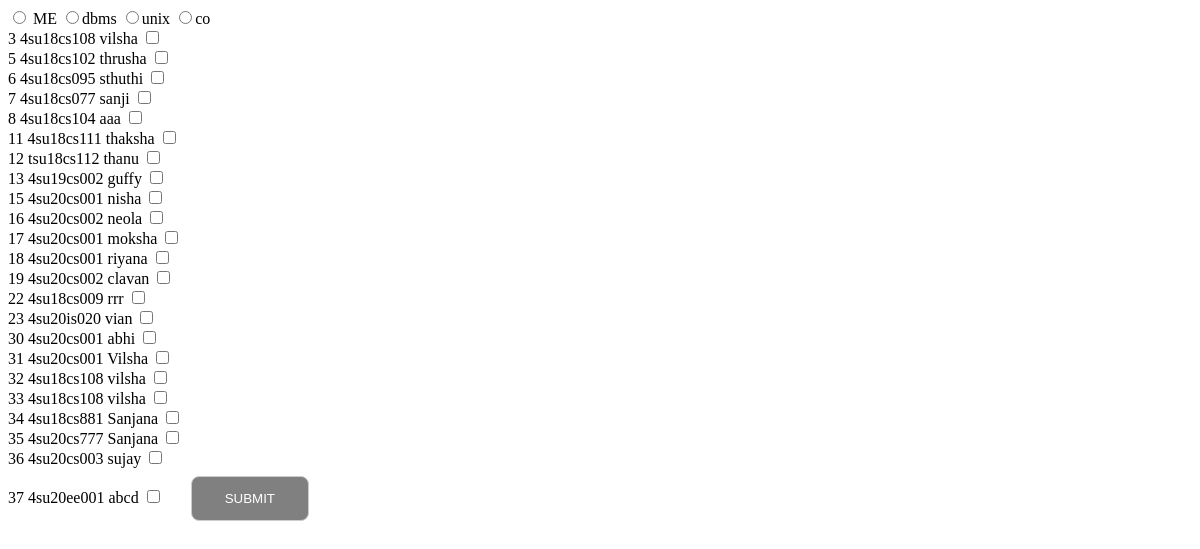
Screenshot of /Mark_attend.php with the database file from the repository.
### tables this page shows
CREATE TABLE `student` (
  `sid` int(10) NOT NULL,
  `usn` varchar(10) NOT NULL,
  `sname` varchar(20) NOT NULL,
  `sem` int(10) NOT NULL,
  `branch` varchar(10) NOT NULL,
  `phone` bigint(10) NOT NULL,
  `email` varchar(30) NOT NULL,
  `spassword` varchar(20) NOT NULL
);

### Mark_attend.php (the view, shortened to what this page needs)
<!DOCTYPE html>
<html lang="en">
<html>
<head>
</head>
<body>
<form action="insertatt.php" method="get">
<input type="radio" name="subject" value="me"> ME
<input type="radio" name="subject" value="dbms">dbms
<input type="radio" name="subject" value="unix">unix
<input type="radio" name="subject" value="co">co
<?php
$con=mysqli_connect("localhost","root","","application");
mysqli_select_db($con,"application") or die("cannot connect to the database");
$query="select * from student ";
$run=mysqli_query($con,$query);
while ($row=mysqli_fetch_array($run))
{
$sid=$row[0];
$usn=$row[1];
$sname=$row[2];
echo "<tr>
<br><td>".$sid."</td>
<td>".$usn."</td>
<td>".$sname."</td>
<td>
<input type='checkbox' name='attendence[]' value='$sid'></td>
</tr>";
}
?>
&nbsp&nbsp&nbsp&nbsp&nbsp&nbsp<input type="submit" name="submit" value="SUBMIT"  /> </br>
</form>
</body>
</html>

### Mark_attend.php (style rules this page uses)
body { background : url("bank27.jpg"); background-repeat:no-repeat; background-size: 100%; }
input[type=submit] { position:left; width: 10%; background-color: grey; color: white; padding: 14px 20px; margin: 8px 0; border: none; border: 1px solid #ccc; border-radius: 8px; cursor: pointer; }

### rows the page displays
student: sid "3", usn "4su18cs108", sname "vilsha"
student: sid "5", usn "4su18cs102", sname "thrusha"
student: sid "6", usn "4su18cs095", sname "sthuthi"
student: sid "7", usn "4su18cs077", sname "sanji"
student: sid "8", usn "4su18cs104", sname "aaa"
student: sid "11", usn "4su18cs111", sname "thaksha"
student: sid "12", usn "tsu18cs112", sname "thanu"
student: sid "13", usn "4su19cs002", sname "guffy"
student: sid "15", usn "4su20cs001", sname "nisha"
student: sid "16", usn "4su20cs002", sname "neola"
student: sid "17", usn "4su20cs001", sname "moksha"
student: sid "18", usn "4su20cs001", sname "riyana"
student: sid "19", usn "4su20cs002", sname "clavan"
student: sid "22", usn "4su18cs009", sname "rrr"
student: sid "23", usn "4su20is020", sname "vian"
student: sid "30", usn "4su20cs001", sname "abhi"
student: sid "31", usn "4su20cs001", sname "Vilsha"
student: sid "32", usn "4su18cs108", sname "vilsha"
student: sid "33", usn "4su18cs108", sname "vilsha"
student: sid "34", usn "4su18cs881", sname "Sanjana"
student: sid "35", usn "4su20cs777", sname "Sanjana"
student: sid "36", usn "4su20cs003", sname "sujay"
student: sid "37", usn "4su20ee001", sname "abcd"
